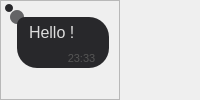
                     <widget class="QWidget" name="bubble_container_widget" native="true">
                      <property name="styleSheet">
                       <string notr="true"/>
                      </property>
                      <layout class="QHBoxLayout" name="horizontalLayout_11">
                       <property name="spacing">
                        <number>0</number>
                       </property>
                       <property name="leftMargin">
                        <number>0</number>
                       </property>
                       <property name="topMargin">
                        <number>0</number>
                       </property>
                       <property name="rightMargin">
                        <number>0</number>
                       </property>
                       <property name="bottomMargin">
                        <number>0</number>
                       </property>
                       <item>
                        <widget class="QFrame" name="bubble_frame">
                         <property name="minimumSize">
                          <size>
                           <width>120</width>
                           <height>71</height>
                          </size>
                         </property>
                         <property name="styleSheet">
                          <string notr="true"/>
                         </property>
                         <property name="frameShape">
                          <enum>QFrame::StyledPanel</enum>
                         </property>
                         <property name="frameShadow">
                          <enum>QFrame::Raised</enum>
                         </property>
                         <widget class="QFrame" name="frame">
                          <property name="geometry">
                           <rect>
                            <x>10</x>
                            <y>10</y>
                            <width>14</width>
                            <height>14</height>
                           </rect>
                          </property>
                          <property name="styleSheet">
                           <string notr="true">
background-color: rgba(40, 40, 43, 0.7);
border-radius:7px;</string>
                          </property>
                          <property name="frameShape">
                           <enum>QFrame::StyledPanel</enum>
                          </property>
                          <property name="frameShadow">
                           <enum>QFrame::Raised</enum>
                          </property>
                         </widget>
                         <widget class="QFrame" name="frame_2">
                          <property name="geometry">
                           <rect>
                            <x>5</x>
                            <y>4</y>
                            <width>8</width>
                            <height>8</height>
                           </rect>
                          </property>
                          <property name="styleSheet">
                           <string notr="true">background-color: rgb(40, 40, 43);
border-radius:4px;</string>
                          </property>
                          <property name="frameShape">
                           <enum>QFrame::StyledPanel</enum>
                          </property>
                          <property name="frameShadow">
                           <enum>QFrame::Raised</enum>
                          </property>
                         </widget>
                         <widget class="QFrame" name="bubble">
                          <property name="geometry">
                           <rect>
                            <x>17</x>
                            <y>17</y>
                            <width>92</width>
                            <height>51</height>
                           </rect>
                          </property>
                          <property name="sizePolicy">
                           <sizepolicy hsizetype="Expanding" vsizetype="Expanding">
                            <horstretch>0</horstretch>
                            <verstretch>0</verstretch>
                           </sizepolicy>
                          </property>
                          <property name="styleSheet">
                           <string notr="true">	border-radius:20px;
	border-top-left-radius:8px;
	background-color: rgb(255, 170, 0);
	background-color: rgb(40, 40, 43);
</string>
                          </property>
                          <property name="frameShape">
                           <enum>QFrame::StyledPanel</enum>
                          </property>
                          <property name="frameShadow">
                           <enum>QFrame::Raised</enum>
                          </property>
                          <layout class="QVBoxLayout" name="verticalLayout_22">
                           <property name="spacing">
                            <number>0</number>
                           </property>
                           <property name="leftMargin">
                            <number>12</number>
                           </property>
                           <property name="topMargin">
                            <number>6</number>
                           </property>
                           <property name="rightMargin">
                            <number>12</number>
                           </property>
                           <property name="bottomMargin">
                            <number>0</number>
                           </property>
                           <item>
                            <widget class="QLabel" name="message_label">
                             <property name="sizePolicy">
                              <sizepolicy hsizetype="Expanding" vsizetype="MinimumExpanding">
                               <horstretch>0</horstretch>
                               <verstretch>0</verstretch>
                              </sizepolicy>
                             </property>
                             <property name="maximumSize">
                              <size>
                               <width>304</width>
                               <height>16777215</height>
                              </size>
                             </property>
                             <property name="font">
                              <font>
                               <pointsize>12</pointsize>
                              </font>
                             </property>
                             <property name="styleSheet">
                              <string notr="true">QLabel{
	color: #ddd;
background-color:transparent;
}</string>
                             </property>
                             <property name="text">
                              <string>Hello !</string>
                             </property>
                             <property name="scaledContents">
                              <bool>false</bool>
                             </property>
                             <property name="alignment">
                              <set>Qt::AlignLeading|Qt::AlignLeft|Qt::AlignTop</set>
                             </property>
                             <property name="wordWrap">
                              <bool>true</bool>
                             </property>
                             <property name="textInteractionFlags">
                              <set>Qt::LinksAccessibleByKeyboard|Qt::LinksAccessibleByMouse|Qt::TextBrowserInteraction|Qt::TextSelectableByKeyboard|Qt::TextSelectableByMouse</set>
                             </property>
                            </widget>
                           </item>
                           <item>
                            <layout class="QHBoxLayout" name="time_label_layout">
                             <property name="spacing">
                              <number>0</number>
                             </property>
                             <item>
                              <spacer name="time_label_spacer">
                               <property name="orientation">
                                <enum>Qt::Horizontal</enum>
                               </property>
                               <property name="sizeHint" stdset="0">
                                <size>
                                 <width>41</width>
                                 <height>20</height>
                                </size>
                               </property>
                              </spacer>
                             </item>
                             <item>
                              <widget class="QLabel" name="time_label">
                               <property name="minimumSize">
                                <size>
                                 <width>31</width>
                                 <height>14</height>
                                </size>
                               </property>
                               <property name="maximumSize">
                                <size>
                                 <width>31</width>
                                 <height>14</height>
                                </size>
                               </property>
                               <property name="font">
                                <font>
                                 <pointsize>8</pointsize>
                                </font>
                               </property>
                               <property name="styleSheet">
                                <string notr="true">QLabel{
color:#555;
border-radius:7px;
}</string>
                               </property>
                               <property name="text">
                                <string>23:33</string>
                               </property>
                               <property name="alignment">
                                <set>Qt::AlignCenter</set>
                               </property>
                              </widget>
                             </item>
                            </layout>
                           </item>
                          </layout>
                         </widget>
                         <zorder>bubble</zorder>
                         <zorder>frame_2</zorder>
                         <zorder>frame</zorder>
                        </widget>
                       </item>
                       <item>
                        <spacer name="spacer">
                         <property name="orientation">
                          <enum>Qt::Horizontal</enum>
                         </property>
                         <property name="sizeHint" stdset="0">
                          <size>
                           <width>40</width>
                           <height>20</height>
                          </size>
                         </property>
                        </spacer>
                       </item>
                      </layout>
                     </widget>
